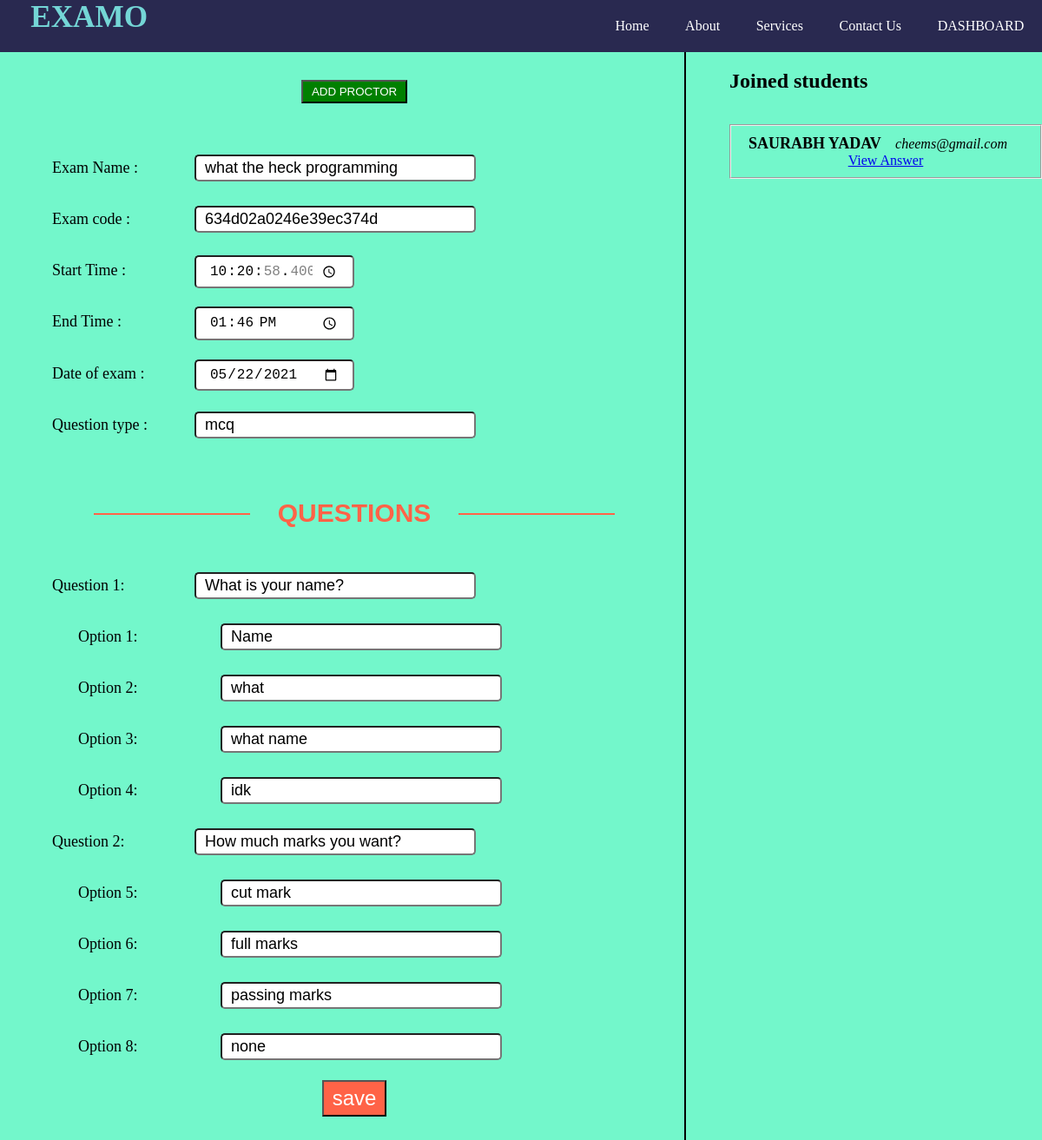
The app's page /test-proctor.php?exam_code=634d02a0246e39ec374d (signed in) with its own data.
### tables this page shows
CREATE TABLE `exams` (
  `exam_id` bigint(8) NOT NULL,
  `exam_code` varchar(20) NOT NULL,
  `exam_name` varchar(250) DEFAULT NULL,
  `exam_type` varchar(12) DEFAULT NULL,
  `dateOf` date DEFAULT NULL,
  `timestart` time(1) DEFAULT NULL,
  `timeend` time(1) DEFAULT NULL,
  `noQuestion` int(4) DEFAULT NULL,
  `proctor` varchar(150) NOT NULL
);

CREATE TABLE `question` (
  `question_id` bigint(8) NOT NULL,
  `questioninput` varchar(250) NOT NULL,
  `optioninput1` varchar(250) DEFAULT NULL,
  `optioninput2` varchar(1250) DEFAULT NULL,
  `optioninput3` varchar(250) DEFAULT NULL,
  `optioninput4` varchar(250) DEFAULT NULL,
  `exam_code` varchar(20) NOT NULL
);

CREATE TABLE `exam_join` (
  `id` int(4) NOT NULL,
  `exam_code` varchar(250) NOT NULL,
  `email` text NOT NULL,
  `rolelevel` varchar(20) NOT NULL
);

CREATE TABLE `userinfo` (
  `id` int(4) NOT NULL,
  `fullname` text NOT NULL,
  `email` text NOT NULL,
  `psw` varchar(500) NOT NULL,
  `usercode` varchar(8) NOT NULL,
  `institute` varchar(200) NOT NULL,
  `rolelevel` varchar(12) NOT NULL,
  `verified` varchar(3) NOT NULL
);

### test-proctor.php (the view, shortened to what this page needs)
<?php
include 'function.php';
if(isset($_SESSION['ID'])){
    if(isset($_GET['exam_code'])){
    $exam_code = $_GET['exam_code'];
    }
    else{
        header("location: index.php");
    }
}
else{
    header("location: index.php");
}
$sql = "SELECT * FROM exams WHERE exam_code = '$exam_code'";
$result = $conn->query($sql);
if($result->num_rows){
    $row = $result->fetch_assoc();
    $exam_name = $row['exam_name'];
    $start_time = $row['timestart'];
    $end_time = $row['timeend'];
    $dateOf = $row['dateOf'];
    $qtype = $row['exam_type'];
}
else{
    header("location: dashboard-proctor.php");
}
?>
<!DOCTYPE html>
<html lang="en">
<head>
    <link rel="stylesheet" href="room-proctor.css">
    <link rel="stylesheet" href="https://cdnjs.cloudflare.com/ajax/libs/font-awesome/4.7.0/css/font-awesome.min.css">
</head>
<body>
<nav class="navbar">
        <div class="logo"><a href="">EXAMO</a></div>
        <ul class="nav-list background">
            <div class="list-items">
                <li><a href="index.php" class="active">Home</a> </li>
                <li><a href="">About</a></li>
                <li><a href="">Services</a></li>
                <li><a href="">Contact Us</a></li>
                <li><a href="dashboard-proctor.php" class="active"> DASHBOARD</a> </li>
            </div>
        </ul>
    </nav>
<div class="container left">
<div class="centered1">
 <center>   <button onclick="addproctor()" style="background-color: green; color:white; padding: 4px 10px"> ADD PROCTOR </button>
 <br><br>
 </center>
 <br><br>
    <form action="" method="POST">
    <label>  Exam Name :  </label>  <input type="text" name ="examname" value="<?php echo "$exam_name" ?>" > <br><br>
    <label>  Exam code :  </label>  <input type="text" value="<?php echo "$exam_code" ?>" readonly > <br><br>
    <label>  Start Time :  </label>  <input type="time" name= "start_time" value="<?php echo "$start_time" ?>" > <br><br>
    <label>  End Time :  </label>  <input type="time" name= "end_time" value="<?php echo "$end_time" ?>" > <br><br>
    <label>  Date of exam :  </label>  <input type="date" name= "dateOf" value="<?php echo "$dateOf" ?>" > <br><br>
    <label>  Question type :  </label>  <input type="text"  value="<?php echo "$qtype" ?>" readonly> <br><br><br><br>
    <center><h3 class="breakarrow">QUESTIONS</h3></center>
    <br><br>
    <?php
    $sql = "SELECT * FROM question WHERE exam_code = '$exam_code'";
    $result = $conn->query($sql);
    if($result->num_rows > 0){
        $x = 1;
         if($qtype == 'subjective'){
       while( $row2 = $result->fetch_assoc()){
            echo
            '
            <label> Question ' . $x . ': </label>
            <input type="text" name="questioninput' . $x . '" value="' . $row2['questioninput'] . '"> <br><br>
            <input type="text" name="questionid' . $x . '" value="' . $row2['question_id'] . '" hidden>
            ';
            $x++;
        }
    }
    else{
        while( $row2 = $result->fetch_assoc()){
            echo
            '
            <label> Question ' . $x . ': </label>
            <input type="text" name="questioninput' . $x .'" value="' .  $row2['questioninput'] .' "> <br><br>
            <input type="text" name="questionid' . $x . '" value="' . $row2['question_id'] . '" hidden>
            <label for="option"> Option ' . ($x -1)*4 + 1 . ': </label>
            <input type="text" name="optioninput' . ($x -1)*4 + 1 . '" value="' .  $row2['optioninput1'] . '"> <br><br>
            <label for="option"> Option ' . ($x -1)*4 + 2 . ': </label>
            <input type="text" name="optioninput' . ($x -1)*4 + 2 . '" value="' .  $row2['optioninput2'] . '"> <br><br>
            <label for="option"> Option ' . ($x -1)*4 + 3 . ': </label>
            <input type="text" name="optioninput' . ($x -1)*4 + 3 . '" value="' .  $row2['optioninput3'] . '"> <br><br>
            <label for="option"> Option ' . ($x -1)*4 + 4 . ': </label>
            <input type="text" name="optioninput' . ($x -1)*4 + 4 . '" value="' .  $row2['optioninput4'] . '"> <br><br>
            ';
            $x++;
        }
    }
}
    echo '
    <center><input type="submit" name="updateform" value="save"></center>
    ';
    ?>
    </form>
<br><br><br><br><br><br><br><br><br><br><br><br>
</div>
</div>
<div class="container right">
    <?php
    $sql = "SELECT * FROM exam_join WHERE exam_code = '$exam_code'";
    $result = $conn->query($sql);
    if($result->num_rows > 0){
        echo '
        <h2> Joined students </h2> <br><br>
        ';
        while($row = $result->fetch_assoc()){
            $email = $row['email'];
            $sql2 = "SELECT fullname FROM userinfo WHERE email = '$email'";
            $result2 = $conn->query($sql2);
            if($result2->num_rows > 0){
            $row2 = $result2->fetch_assoc();
            $name  = $row2['fullname'];
            echo '
           <fieldset style="padding: 10px 20px"> <b style="font-size:large">' . $name . ' </b> &nbsp&nbsp <i>' . $email  . ' </i> <br>
           <center> <a href="answer-submissions.php?exam_code=' . $exam_code . '&email=' . $email . '"> View Answer </a> </center>
           </fieldset>
            ';}
            else{
            }
        }
    }
    else{
        echo '
       <i style="font-size:x-large"> No user has joined this test </i>
        ';
    }
    ?>
</div>
</body>
</html>

### room-proctor.css (style rules this page uses)
* { margin: 0; padding: 0; }
body { background-color: rgb(115, 247, 203); }
.navbar { display: flex; }
.nav-list { background-color: rgb(41, 41, 80); width: 100%; display: flex; justify-content: flex-end; }
.nav-list li { list-style: none; padding: 1.3em; }
.list-items { display: flex; align-items:flex-end; }
.nav-list li a { text-decoration: none; color: white; }
.logo { background-color: rgb(41, 41, 80); display: inline; }
.logo a { color: rgb(116, 214, 214); font-size: 2.2em; font-family: cursive; font-weight: 700; margin-left: 1em; text-decoration: none; }
.container { margin-top: 6%; height: 100%; position: fixed; z-index: 1; top: 0; overflow-x: hidden; padding-top: 20px; }
.left { padding-left: 30px; left: 0; width: 63%; }
.right { margin-top: 5%; margin-bottom: 10%; width: 30%; right: 0; border-left: 2px solid black; padding-left: 50px; }
form label { display: inline-block; padding: 10px 30px; width: 130px; font-size: large; }
form label[for=option] { padding: 10px 60px; width: 100px; }
form input[type=text] { width: 300px; padding: 3px 10px; border-radius: 5px; font-size: large; }
form input[type=time], form input[type=date] { width: 150px; padding: 6px 15px; border-radius: 5px; font-size: large; }
form input[type=submit] { padding: 5px 10px; background-color: tomato; color: white; font-size: x-large; }
.breakarrow { font-family: sans-serif; margin: 10px auto; color: tomato; text-align: center; font-size: 30px; max-width: 600px; position: relative; }
.breakarrow::before { content: ""; display: block; width: 180px; height: 2px; background: tomato; left: 0; top: 50%; position: absolute; }
.breakarrow::after { content: ""; display: block; width: 180px; height: 2px; background: tomato; right: 0; top: 50%; position: absolute; }

### records on screen
exams: examname "what the heck programming", start_time "10:20:58.4", end_time "13:46:00.0", dateOf "05/22/2021", exam_type "mcq"
question: questioninput "What is your name?", optioninput1 "Name", optioninput2 "what", optioninput3 "what name", optioninput4 "idk"
question: questioninput "How much marks you want?", optioninput1 "cut mark", optioninput2 "full marks", optioninput3 "passing marks", optioninput4 "none"
exam_join: userinfo.fullname "SAURABH YADAV", email "cheems@gmail.com"
